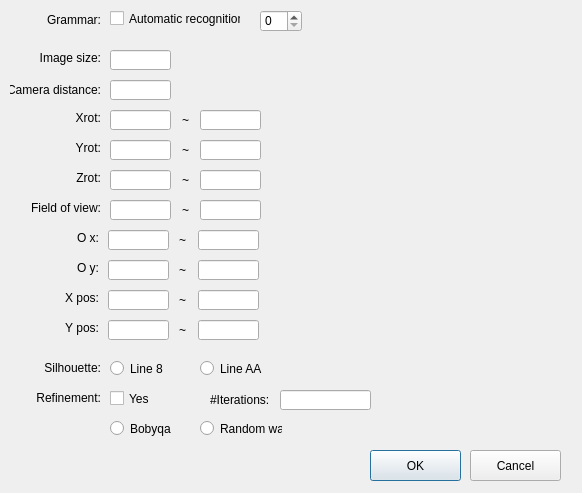
<?xml version="1.0" encoding="UTF-8"?>
<ui version="4.0">
 <class>MassReconstructionDialog</class>
 <widget class="QDialog" name="MassReconstructionDialog">
  <property name="geometry">
   <rect>
    <x>0</x>
    <y>0</y>
    <width>582</width>
    <height>493</height>
   </rect>
  </property>
  <property name="windowTitle">
   <string>MassReconstructionDialog</string>
  </property>
  <widget class="QLabel" name="label_13">
   <property name="geometry">
    <rect>
     <x>173</x>
     <y>110</y>
     <width>16</width>
     <height>20</height>
    </rect>
   </property>
   <property name="text">
    <string>~</string>
   </property>
   <property name="alignment">
    <set>Qt::AlignRight|Qt::AlignTrailing|Qt::AlignVCenter</set>
   </property>
  </widget>
  <widget class="QLineEdit" name="lineEditXMax">
   <property name="geometry">
    <rect>
     <x>198</x>
     <y>290</y>
     <width>61</width>
     <height>20</height>
    </rect>
   </property>
  </widget>
  <widget class="QLineEdit" name="lineEditOXMin">
   <property name="geometry">
    <rect>
     <x>108</x>
     <y>230</y>
     <width>61</width>
     <height>20</height>
    </rect>
   </property>
  </widget>
  <widget class="QLabel" name="label_15">
   <property name="geometry">
    <rect>
     <x>10</x>
     <y>10</y>
     <width>91</width>
     <height>20</height>
    </rect>
   </property>
   <property name="text">
    <string>Grammar:</string>
   </property>
   <property name="alignment">
    <set>Qt::AlignRight|Qt::AlignTrailing|Qt::AlignVCenter</set>
   </property>
  </widget>
  <widget class="QLabel" name="label_26">
   <property name="geometry">
    <rect>
     <x>28</x>
     <y>230</y>
     <width>71</width>
     <height>16</height>
    </rect>
   </property>
   <property name="text">
    <string>O x:</string>
   </property>
   <property name="alignment">
    <set>Qt::AlignRight|Qt::AlignTrailing|Qt::AlignVCenter</set>
   </property>
  </widget>
  <widget class="QLineEdit" name="lineEditOYMin">
   <property name="geometry">
    <rect>
     <x>108</x>
     <y>260</y>
     <width>61</width>
     <height>20</height>
    </rect>
   </property>
  </widget>
  <widget class="QRadioButton" name="radioButtonSilhouetteLineAA">
   <property name="geometry">
    <rect>
     <x>200</x>
     <y>360</y>
     <width>82</width>
     <height>17</height>
    </rect>
   </property>
   <property name="text">
    <string>Line AA</string>
   </property>
  </widget>
  <widget class="QLabel" name="label_9">
   <property name="geometry">
    <rect>
     <x>30</x>
     <y>170</y>
     <width>71</width>
     <height>16</height>
    </rect>
   </property>
   <property name="text">
    <string>Zrot:</string>
   </property>
   <property name="alignment">
    <set>Qt::AlignRight|Qt::AlignTrailing|Qt::AlignVCenter</set>
   </property>
  </widget>
  <widget class="QLabel" name="label_21">
   <property name="geometry">
    <rect>
     <x>20</x>
     <y>50</y>
     <width>81</width>
     <height>16</height>
    </rect>
   </property>
   <property name="text">
    <string>Image size:</string>
   </property>
   <property name="alignment">
    <set>Qt::AlignRight|Qt::AlignTrailing|Qt::AlignVCenter</set>
   </property>
  </widget>
  <widget class="QLabel" name="label_22">
   <property name="geometry">
    <rect>
     <x>28</x>
     <y>290</y>
     <width>71</width>
     <height>16</height>
    </rect>
   </property>
   <property name="text">
    <string>X pos:</string>
   </property>
   <property name="alignment">
    <set>Qt::AlignRight|Qt::AlignTrailing|Qt::AlignVCenter</set>
   </property>
  </widget>
  <widget class="QLabel" name="label_25">
   <property name="geometry">
    <rect>
     <x>170</x>
     <y>320</y>
     <width>16</width>
     <height>20</height>
    </rect>
   </property>
   <property name="text">
    <string>~</string>
   </property>
   <property name="alignment">
    <set>Qt::AlignRight|Qt::AlignTrailing|Qt::AlignVCenter</set>
   </property>
  </widget>
  <widget class="QLineEdit" name="lineEditImageSize">
   <property name="geometry">
    <rect>
     <x>110</x>
     <y>50</y>
     <width>61</width>
     <height>20</height>
    </rect>
   </property>
  </widget>
  <widget class="QLineEdit" name="lineEditOYMax">
   <property name="geometry">
    <rect>
     <x>198</x>
     <y>260</y>
     <width>61</width>
     <height>20</height>
    </rect>
   </property>
  </widget>
  <widget class="QLineEdit" name="lineEditIterations">
   <property name="geometry">
    <rect>
     <x>280</x>
     <y>390</y>
     <width>91</width>
     <height>20</height>
    </rect>
   </property>
  </widget>
  <widget class="QLineEdit" name="lineEditYrotMin">
   <property name="geometry">
    <rect>
     <x>110</x>
     <y>140</y>
     <width>61</width>
     <height>20</height>
    </rect>
   </property>
  </widget>
  <widget class="QLineEdit" name="lineEditFovMin">
   <property name="geometry">
    <rect>
     <x>110</x>
     <y>200</y>
     <width>61</width>
     <height>20</height>
    </rect>
   </property>
  </widget>
  <widget class="QLineEdit" name="lineEditZrotMin">
   <property name="geometry">
    <rect>
     <x>110</x>
     <y>170</y>
     <width>61</width>
     <height>20</height>
    </rect>
   </property>
  </widget>
  <widget class="QLabel" name="label_10">
   <property name="geometry">
    <rect>
     <x>30</x>
     <y>200</y>
     <width>71</width>
     <height>16</height>
    </rect>
   </property>
   <property name="text">
    <string>Field of view:</string>
   </property>
   <property name="alignment">
    <set>Qt::AlignRight|Qt::AlignTrailing|Qt::AlignVCenter</set>
   </property>
  </widget>
  <widget class="QLabel" name="label_23">
   <property name="geometry">
    <rect>
     <x>28</x>
     <y>320</y>
     <width>71</width>
     <height>16</height>
    </rect>
   </property>
   <property name="text">
    <string>Y pos:</string>
   </property>
   <property name="alignment">
    <set>Qt::AlignRight|Qt::AlignTrailing|Qt::AlignVCenter</set>
   </property>
  </widget>
  <widget class="QLabel" name="label_31">
   <property name="geometry">
    <rect>
     <x>30</x>
     <y>360</y>
     <width>71</width>
     <height>16</height>
    </rect>
   </property>
   <property name="text">
    <string>Silhouette:</string>
   </property>
   <property name="alignment">
    <set>Qt::AlignRight|Qt::AlignTrailing|Qt::AlignVCenter</set>
   </property>
  </widget>
  <widget class="QLineEdit" name="lineEditXrotMax">
   <property name="geometry">
    <rect>
     <x>200</x>
     <y>110</y>
     <width>61</width>
     <height>20</height>
    </rect>
   </property>
  </widget>
  <widget class="QLineEdit" name="lineEditYMin">
   <property name="geometry">
    <rect>
     <x>108</x>
     <y>320</y>
     <width>61</width>
     <height>20</height>
    </rect>
   </property>
  </widget>
  <widget class="QLineEdit" name="lineEditZrotMax">
   <property name="geometry">
    <rect>
     <x>200</x>
     <y>170</y>
     <width>61</width>
     <height>20</height>
    </rect>
   </property>
  </widget>
  <widget class="QCheckBox" name="checkBoxRefinement">
   <property name="geometry">
    <rect>
     <x>110</x>
     <y>390</y>
     <width>91</width>
     <height>17</height>
    </rect>
   </property>
   <property name="text">
    <string>Yes</string>
   </property>
  </widget>
  <widget class="QPushButton" name="pushButtonOK">
   <property name="geometry">
    <rect>
     <x>370</x>
     <y>450</y>
     <width>91</width>
     <height>31</height>
    </rect>
   </property>
   <property name="text">
    <string>OK</string>
   </property>
  </widget>
  <widget class="QRadioButton" name="radioButtonRefinementRandom">
   <property name="geometry">
    <rect>
     <x>200</x>
     <y>420</y>
     <width>82</width>
     <height>17</height>
    </rect>
   </property>
   <property name="text">
    <string>Random walk</string>
   </property>
  </widget>
  <widget class="QLineEdit" name="lineEditXrotMin">
   <property name="geometry">
    <rect>
     <x>110</x>
     <y>110</y>
     <width>61</width>
     <height>20</height>
    </rect>
   </property>
  </widget>
  <widget class="QLabel" name="label_24">
   <property name="geometry">
    <rect>
     <x>170</x>
     <y>290</y>
     <width>16</width>
     <height>20</height>
    </rect>
   </property>
   <property name="text">
    <string>~</string>
   </property>
   <property name="alignment">
    <set>Qt::AlignRight|Qt::AlignTrailing|Qt::AlignVCenter</set>
   </property>
  </widget>
  <widget class="QLabel" name="label_29">
   <property name="geometry">
    <rect>
     <x>170</x>
     <y>260</y>
     <width>16</width>
     <height>20</height>
    </rect>
   </property>
   <property name="text">
    <string>~</string>
   </property>
   <property name="alignment">
    <set>Qt::AlignRight|Qt::AlignTrailing|Qt::AlignVCenter</set>
   </property>
  </widget>
  <widget class="QLabel" name="label_20">
   <property name="geometry">
    <rect>
     <x>173</x>
     <y>170</y>
     <width>16</width>
     <height>20</height>
    </rect>
   </property>
   <property name="text">
    <string>~</string>
   </property>
   <property name="alignment">
    <set>Qt::AlignRight|Qt::AlignTrailing|Qt::AlignVCenter</set>
   </property>
  </widget>
  <widget class="QLabel" name="label_6">
   <property name="geometry">
    <rect>
     <x>30</x>
     <y>110</y>
     <width>71</width>
     <height>16</height>
    </rect>
   </property>
   <property name="text">
    <string>Xrot:</string>
   </property>
   <property name="alignment">
    <set>Qt::AlignRight|Qt::AlignTrailing|Qt::AlignVCenter</set>
   </property>
  </widget>
  <widget class="QLabel" name="label_27">
   <property name="geometry">
    <rect>
     <x>170</x>
     <y>230</y>
     <width>16</width>
     <height>20</height>
    </rect>
   </property>
   <property name="text">
    <string>~</string>
   </property>
   <property name="alignment">
    <set>Qt::AlignRight|Qt::AlignTrailing|Qt::AlignVCenter</set>
   </property>
  </widget>
  <widget class="QLineEdit" name="lineEditYrotMax">
   <property name="geometry">
    <rect>
     <x>200</x>
     <y>140</y>
     <width>61</width>
     <height>20</height>
    </rect>
   </property>
  </widget>
  <widget class="QLineEdit" name="lineEditCameraDistance">
   <property name="geometry">
    <rect>
     <x>110</x>
     <y>80</y>
     <width>61</width>
     <height>20</height>
    </rect>
   </property>
  </widget>
  <widget class="QLineEdit" name="lineEditFovMax">
   <property name="geometry">
    <rect>
     <x>200</x>
     <y>200</y>
     <width>61</width>
     <height>20</height>
    </rect>
   </property>
  </widget>
  <widget class="QLabel" name="label_30">
   <property name="geometry">
    <rect>
     <x>30</x>
     <y>390</y>
     <width>71</width>
     <height>16</height>
    </rect>
   </property>
   <property name="text">
    <string>Refinement:</string>
   </property>
   <property name="alignment">
    <set>Qt::AlignRight|Qt::AlignTrailing|Qt::AlignVCenter</set>
   </property>
  </widget>
  <widget class="QLabel" name="label_11">
   <property name="geometry">
    <rect>
     <x>173</x>
     <y>200</y>
     <width>16</width>
     <height>20</height>
    </rect>
   </property>
   <property name="text">
    <string>~</string>
   </property>
   <property name="alignment">
    <set>Qt::AlignRight|Qt::AlignTrailing|Qt::AlignVCenter</set>
   </property>
  </widget>
  <widget class="QRadioButton" name="radioButtonRefinementBobyqa">
   <property name="geometry">
    <rect>
     <x>110</x>
     <y>420</y>
     <width>82</width>
     <height>17</height>
    </rect>
   </property>
   <property name="text">
    <string>Bobyqa</string>
   </property>
  </widget>
  <widget class="QLabel" name="label_14">
   <property name="geometry">
    <rect>
     <x>173</x>
     <y>140</y>
     <width>16</width>
     <height>20</height>
    </rect>
   </property>
   <property name="text">
    <string>~</string>
   </property>
   <property name="alignment">
    <set>Qt::AlignRight|Qt::AlignTrailing|Qt::AlignVCenter</set>
   </property>
  </widget>
  <widget class="QLabel" name="label_7">
   <property name="geometry">
    <rect>
     <x>10</x>
     <y>80</y>
     <width>91</width>
     <height>20</height>
    </rect>
   </property>
   <property name="text">
    <string>Camera distance:</string>
   </property>
   <property name="alignment">
    <set>Qt::AlignRight|Qt::AlignTrailing|Qt::AlignVCenter</set>
   </property>
  </widget>
  <widget class="QLabel" name="label_8">
   <property name="geometry">
    <rect>
     <x>30</x>
     <y>140</y>
     <width>71</width>
     <height>16</height>
    </rect>
   </property>
   <property name="text">
    <string>Yrot:</string>
   </property>
   <property name="alignment">
    <set>Qt::AlignRight|Qt::AlignTrailing|Qt::AlignVCenter</set>
   </property>
  </widget>
  <widget class="QLabel" name="label_28">
   <property name="geometry">
    <rect>
     <x>28</x>
     <y>260</y>
     <width>71</width>
     <height>16</height>
    </rect>
   </property>
   <property name="text">
    <string>O y:</string>
   </property>
   <property name="alignment">
    <set>Qt::AlignRight|Qt::AlignTrailing|Qt::AlignVCenter</set>
   </property>
  </widget>
  <widget class="QPushButton" name="pushButtonCancel">
   <property name="geometry">
    <rect>
     <x>470</x>
     <y>450</y>
     <width>91</width>
     <height>31</height>
    </rect>
   </property>
   <property name="text">
    <string>Cancel</string>
   </property>
  </widget>
  <widget class="QLabel" name="label">
   <property name="geometry">
    <rect>
     <x>210</x>
     <y>390</y>
     <width>71</width>
     <height>20</height>
    </rect>
   </property>
   <property name="text">
    <string>#Iterations:</string>
   </property>
  </widget>
  <widget class="QLineEdit" name="lineEditOXMax">
   <property name="geometry">
    <rect>
     <x>198</x>
     <y>230</y>
     <width>61</width>
     <height>20</height>
    </rect>
   </property>
  </widget>
  <widget class="QLineEdit" name="lineEditXMin">
   <property name="geometry">
    <rect>
     <x>108</x>
     <y>290</y>
     <width>61</width>
     <height>20</height>
    </rect>
   </property>
  </widget>
  <widget class="QCheckBox" name="checkBoxAutomaticRecognition">
   <property name="geometry">
    <rect>
     <x>110</x>
     <y>10</y>
     <width>131</width>
     <height>17</height>
    </rect>
   </property>
   <property name="text">
    <string>Automatic recognition</string>
   </property>
  </widget>
  <widget class="QLineEdit" name="lineEditYMax">
   <property name="geometry">
    <rect>
     <x>198</x>
     <y>320</y>
     <width>61</width>
     <height>20</height>
    </rect>
   </property>
  </widget>
  <widget class="QRadioButton" name="radioButtonSilhouetteLine8">
   <property name="geometry">
    <rect>
     <x>110</x>
     <y>360</y>
     <width>82</width>
     <height>17</height>
    </rect>
   </property>
   <property name="text">
    <string>Line 8</string>
   </property>
  </widget>
  <widget class="QSpinBox" name="spinBoxGrammarId">
   <property name="geometry">
    <rect>
     <x>260</x>
     <y>10</y>
     <width>42</width>
     <height>22</height>
    </rect>
   </property>
  </widget>
 </widget>
 <layoutdefault spacing="6" margin="11"/>
 <tabstops>
  <tabstop>checkBoxAutomaticRecognition</tabstop>
  <tabstop>lineEditImageSize</tabstop>
  <tabstop>lineEditCameraDistance</tabstop>
  <tabstop>lineEditXrotMin</tabstop>
  <tabstop>lineEditXrotMax</tabstop>
  <tabstop>lineEditYrotMin</tabstop>
  <tabstop>lineEditYrotMax</tabstop>
  <tabstop>lineEditZrotMin</tabstop>
  <tabstop>lineEditZrotMax</tabstop>
  <tabstop>lineEditFovMin</tabstop>
  <tabstop>lineEditFovMax</tabstop>
  <tabstop>lineEditOXMin</tabstop>
  <tabstop>lineEditOXMax</tabstop>
  <tabstop>lineEditOYMin</tabstop>
  <tabstop>lineEditOYMax</tabstop>
  <tabstop>lineEditXMin</tabstop>
  <tabstop>lineEditXMax</tabstop>
  <tabstop>lineEditYMin</tabstop>
  <tabstop>lineEditYMax</tabstop>
  <tabstop>radioButtonSilhouetteLine8</tabstop>
  <tabstop>radioButtonSilhouetteLineAA</tabstop>
  <tabstop>checkBoxRefinement</tabstop>
  <tabstop>lineEditIterations</tabstop>
  <tabstop>radioButtonRefinementBobyqa</tabstop>
  <tabstop>radioButtonRefinementRandom</tabstop>
  <tabstop>pushButtonOK</tabstop>
  <tabstop>pushButtonCancel</tabstop>
 </tabstops>
 <resources/>
 <connections/>
</ui>
